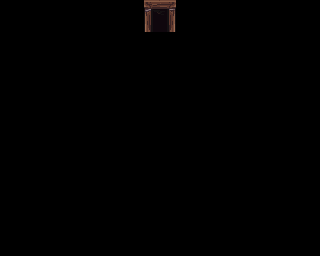

A level layout from a 2D game, rendered from its tile map. Below: a short description, then the map file with its tile-grid data intact:
An orthogonal 20x16 tile map with 16x16 px tiles, 1 tile layer (Tile Layer 1).

<map version="1.8" tiledversion="1.8.4" orientation="orthogonal" renderorder="right-down" width="20" height="16" tilewidth="16" tileheight="16" infinite="0" nextlayerid="2" nextobjectid="1">
 <tileset firstgid="1" source="assets/tiles2.tsx" />
 <layer id="1" name="Tile Layer 1" width="20" height="16">
  <data encoding="csv">
0,0,0,0,0,0,0,0,0,125,127,0,0,0,0,0,0,0,0,0,
0,0,0,0,0,0,0,0,0,189,191,0,0,0,0,0,0,0,0,0,
0,0,0,0,0,0,0,0,0,0,0,0,0,0,0,0,0,0,0,0,
0,0,0,0,0,0,0,0,0,0,0,0,0,0,0,0,0,0,0,0,
0,0,0,0,0,0,0,0,0,0,0,0,0,0,0,0,0,0,0,0,
0,0,0,0,0,0,0,0,0,0,0,0,0,0,0,0,0,0,0,0,
0,0,0,0,0,0,0,0,0,0,0,0,0,0,0,0,0,0,0,0,
0,0,0,0,0,0,0,0,0,0,0,0,0,0,0,0,0,0,0,0,
0,0,0,0,0,0,0,0,0,0,0,0,0,0,0,0,0,0,0,0,
0,0,0,0,0,0,0,0,0,0,0,0,0,0,0,0,0,0,0,0,
0,0,0,0,0,0,0,0,0,0,0,0,0,0,0,0,0,0,0,0,
0,0,0,0,0,0,0,0,0,0,0,0,0,0,0,0,0,0,0,0,
0,0,0,0,0,0,0,0,0,0,0,0,0,0,0,0,0,0,0,0,
0,0,0,0,0,0,0,0,0,0,0,0,0,0,0,0,0,0,0,0,
0,0,0,0,0,0,0,0,0,0,0,0,0,0,0,0,0,0,0,0,
0,0,0,0,0,0,0,0,0,0,0,0,0,0,0,0,0,0,0,0
</data>
 </layer>
</map>
